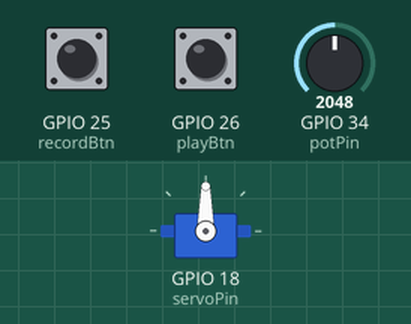
Simulated run of this sketch. Board: ESP32. On the bench: servo. The test bench sets the inputs (shaded band); at power-on: GPIO 34 (potPin) = 2048, GPIO 25 (recordBtn) HIGH, GPIO 26 (playBtn) HIGH. What the sketch prints to the serial monitor is not drawn.

Above: at 1.2 s.
1.3 s: GPIO 34 (potPin) set to 2866
At 1.6 s:
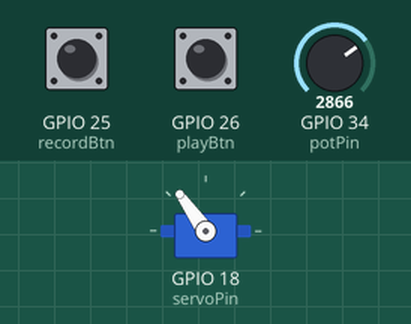
2.8 s: GPIO 34 (potPin) set to 3603
At 3.7 s:
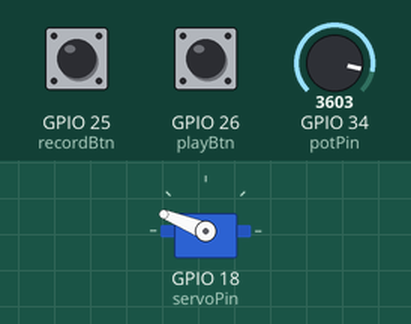
4.3 s: GPIO 34 (potPin) set to 4095
At 5.2 s:
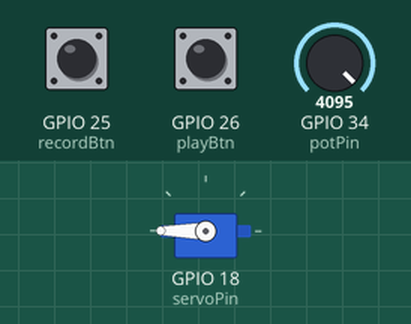
5.8 s: GPIO 34 (potPin) set to 1228
At 7.2 s:
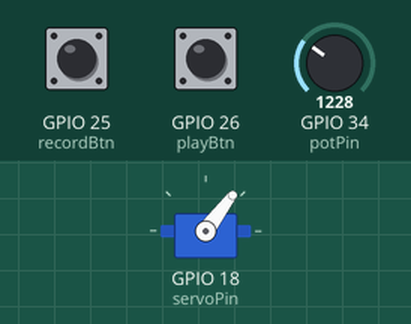
Timing chart, 0 to 8.8 s (numbered marks = the images above; inputs shaded):
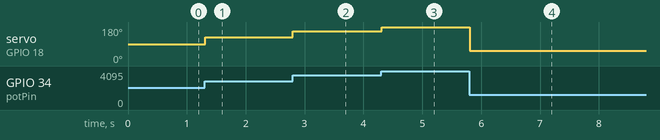

Measured:
- after the input at 1.3 s, servo on GPIO 18 (servoPin): 90° → 125° at once
- after the input at 2.8 s, servo on GPIO 18 (servoPin): 125° → 158° at once
- after the input at 4.3 s, servo on GPIO 18 (servoPin): 158° → 180° at once
- after the input at 5.8 s, servo on GPIO 18 (servoPin): 180° → 53° at once

The sketch:

4DOF_ARM.ino
```cpp
#include <ESP32Servo.h>

Servo myServo;

const int potPin = 34;   // Potentiometer wiper
const int servoPin = 18; // Servo signal pin

// Buttons
const int recordBtn = 25;
const int playBtn = 26;

const int maxSteps = 500;  // ~10 sec of recording at 20ms intervals
int recordedAngles[maxSteps];
int stepIndex = 0;
bool isRecording = false;
bool isPlaying = false;

void setup() {
  Serial.begin(115200);

  // Allocate PWM timers
  ESP32PWM::allocateTimer(0);
  ESP32PWM::allocateTimer(1);
  ESP32PWM::allocateTimer(2);
  ESP32PWM::allocateTimer(3);

  myServo.setPeriodHertz(50);
  myServo.attach(servoPin, 500, 2400);

  pinMode(recordBtn, INPUT_PULLUP);
  pinMode(playBtn, INPUT_PULLUP);

  Serial.println("ESP32 Pot + Servo + Record/Play Ready");
}

void loop() {
  // Start recording if button pressed and not playing
  if (digitalRead(recordBtn) == LOW && !isRecording && !isPlaying) {
    Serial.println("Recording started...");
    stepIndex = 0;
    isRecording = true;
    delay(200); // debounce
  }

  // Start playback if button pressed and we have data recorded
  if (digitalRead(playBtn) == LOW && !isRecording && stepIndex > 0) {
    Serial.println("Playback started...");
    isPlaying = true;
    playMotion();
    isPlaying = false;
    Serial.println("Playback finished.");
    delay(200); // debounce
  }

  // Modes
  if (isRecording) {
    recordMotion();
  } else if (!isPlaying) {
    liveControl();
  }
}

void liveControl() {
  int raw = analogRead(potPin);
  int angle = map(raw, 0, 4095, 0, 180);
  myServo.write(angle);
  delay(20);
}

void recordMotion() {
  int raw = analogRead(potPin);
  int angle = map(raw, 0, 4095, 0, 180);
  myServo.write(angle);

  if (stepIndex < maxSteps) {
    recordedAngles[stepIndex++] = angle;
  }

  if (digitalRead(recordBtn) == HIGH) {
    Serial.print("Recording stopped. Steps recorded: ");
    Serial.println(stepIndex);
    isRecording = false;
  }

  delay(20);
}

void playMotion() {
  for (int i = 0; i < stepIndex; i++) {
    myServo.write(recordedAngles[i]);
    delay(20);
  }
}
```
